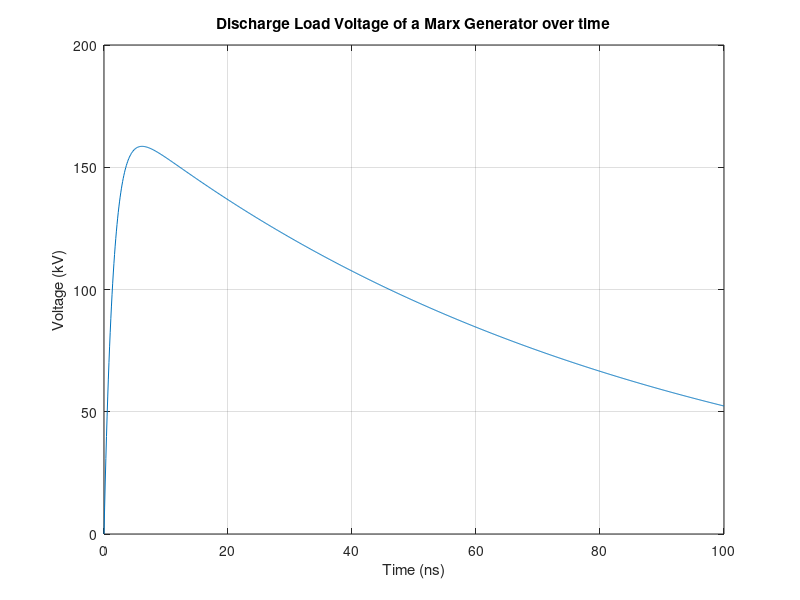

This chart was generated by the following MATLAB code: (Note: this script raises an error after producing the figure.)
% Fast Transient Sensors - Coursework 2
% Devon Kerai (B128203)
% Due 17th March 2015

% Question 7
% Pre requisites
clc
clear

% Variables
u0 = 4*pi*10^-7; % Free space permeability
e0 = 8.85*10^-12; % Free space permittivity
freq = 10; % 10Hz - frequency
V0 = 170*10^3; % 170kV - peak voltage
t = 3*10^-9; % 3ns - rise time
Rload = 50; % 50Ohms - resistance
Cload = 2.5*10^-9; % 2.5nF - capacitance
Cmax = 20*10^-9; % 20nF - max capacitance
Vmax = 20*10^3; % 20kV - max voltage charge
Ebreak = 7*10^6; % 70kV/cm = 7MV/m - Breakdown electic field
sL = 50*10^-3; % 50mm - stage length
sD = 70*10^-3; % 70mm - stage outer diameter
sR = sD/2;
Rsg = 50*10^-3; % 50mOhms - Spark gap resistance
rsg = 2.5*10^-3; % 2.5mm - Spark gap radius
dsg = 0.5*10^-3; % 0.5mm - Spark gap distance
P0 = 101325; % 1atm - atmospheric pressure
Vbreak1 = 12260*exp((-2.1*10^-3)/rsg);
Vbreak2 = (dsg*10^3)^(0.49-(4*rsg)+(288*(rsg^2)));


% Part 1
outerRad = (V0/Ebreak)+sR; % 0.0593
strayCap = (2*pi*e0*sL)/(log(outerRad/sR)); % 5.2755*10^-12F

% Part 2
P = (Vmax*P0)/(Vbreak1*Vbreak2); % 5.3469*10^5

% Part 3
Csg1 = pi*e0*sqrt((((2*rsg)+dsg)^2)-(4*(rsg^2))); % 6.3705*10^-14F
for j = 0:14
    Csg2(j+1) = coth(((j)+0.5)*(acosh(((2*rsg)+dsg)/(2*rsg))))-1;
end

Csg = Csg1*sum(Csg2); % 2.9959*10^-13 = 0.3pF

% Part 4
LossPerStage = strayCap/(Csg+strayCap); % 0.9463

% Part 5
voltTotal = 0;
VoltPerStage = 0;
stages = 0;
VoltPrevStage = Vmax;

while voltTotal < V0
    VoltPerStage = VoltPrevStage*LossPerStage;
    voltTotal = voltTotal+VoltPerStage;
    VoltPrevStage = VoltPerStage;
    stages = stages+1;
end

stages; % 12 stages

% Part 6
T = 1/freq; % 0.1
feedResistors = T/(5*Cmax); % 1*10^6 = 1MOhm
charge = stages*Cmax*Vmax; % 0.0048
current = charge/T; % 0.048
power = (current^2)*feedResistors; % 2.304*10^3 = 2.3kW

% Part 7
RstTot = Rsg*stages; % 0.6
totalCap = Cmax/stages; % 1.6667*10^-9
B1 = 1/(RstTot*Cload); % 6.6667*10^8
B2 = 1/(Rload*totalCap); % 12*10^6

t=0:10^-10:10^-7;
Vload=(voltTotal/((B1-B2)*RstTot*Cload))*(exp(-B2*(t))-exp(-B1*(t)));
plot(t/10^-9,Vload/1000);
grid on
title('Discharge Load Voltage of a Marx Generator over time');
ylabel('Voltage (kV)');
xlabel('Time (ns)');
peakV = max(Vload);

while peakV < V0
    stages = stages+1;
    VoltPerStage = VoltPrevStage*LossPerStage;
    voltTotal = voltTotal+VoltPerStage;
    VoltPrevStage = VoltPerStage;
    
    RstTot = Rsg*stages;
    totalCap = Cmax/stages;
    B1 = 1/(RstTot*Cload);
    B2 = 1/(Rload*totalCap);
    Vload=(voltTotal/((B1-B2)*RstTot*Cload))*(exp(-B2*(t))-exp(-B1*(t)));
    
    peakV = max(Vload);
    riseTime = risetime(Vload);
    stages; % 14 stages to reach above 170kV (1.7278*10^5)
    
    charge = stages*Cmax*Vmax;
    current = charge/T;
    power = (current^2)*feedResistors; % at 14 stages, power = 3.14kW
end

plot(t/10^-9,Vload/1000);
grid on
title('Discharge Load Voltage of a Marx Generator over time');
ylabel('Voltage (kV)');
xlabel('Time (ns)');

% Calculate rise time
riseTime = risetime(Vload); % 28.794*10^-10 = 2.88ns - Obtained from graph

% Using equation
Lswitch = 32.5*10^-9;
Cpeak = totalCap;
rise1 = 1/(Lswitch*Cpeak);
rise2 = (Rload/(2*Lswitch))^2;
riseTime = abs(2.2/sqrt(rise1-rise2)) % 2.9135*10^-9 = 2.91ns
